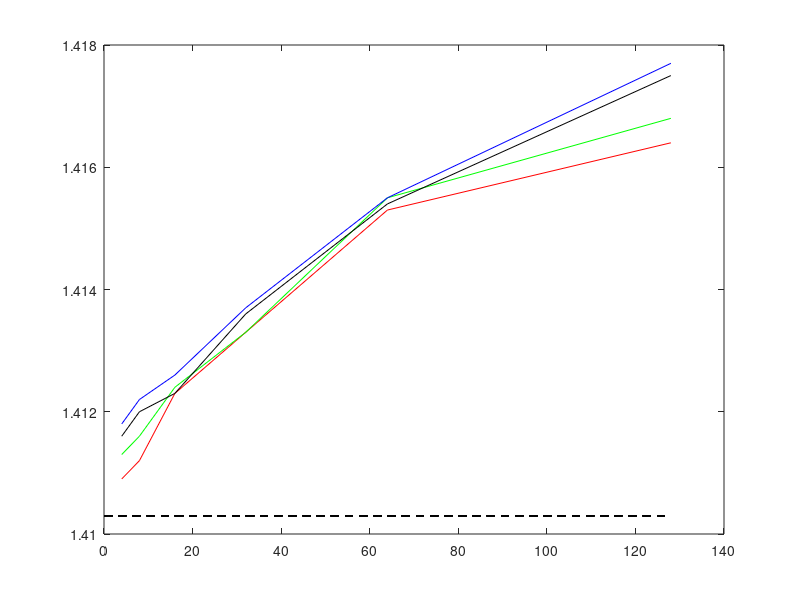

Write the MATLAB code that produced this figure. (Note: this script raises an error after producing the figure.)
clear;
clf;
bufferSize = [4 8 16 32 64 128];

% vortex table size 128
x = 0:1:128;

vortex_IPC512 = [1.4109 1.4112 1.4123 1.4133 1.4153 1.4164];
vortex_IPC256 = [1.4113 1.4116 1.4124 1.4133 1.4155 1.4168];
vortex_IPC128 = [1.4116 1.412 1.4123 1.4136 1.4154 1.4175];
vortex_IPC64 = [1.4118 1.4122 1.4126 1.4137 1.4155 1.4177];

vortex_defaultIPC = 1.4103;
v = ones(length(x))*vortex_defaultIPC;
figure(1);
plot(bufferSize, vortex_IPC512, 'r-', ...
    bufferSize, vortex_IPC256, 'g-', ...
    bufferSize, vortex_IPC128, 'k-', ...
    bufferSize, vortex_IPC64, 'b-', ...
    x, v, 'k--');

legend('512', '256', '128', '64', 'defaultIPC', 0);
title('Vortex IPC for a stride prediction table of size 128');
xlabel('Number of Prefetch Buffer Entries');
ylabel('IPC');

gcc_IPC512 = [1.2449 1.2451 1.2455 1.246 1.2469 1.248];
gcc_IPC256 = [1.2453 1.2456 1.2459 1.2464 1.2473 1.2486];
gcc_IPC128 = [1.2456 1.2458 1.2461 1.2466 1.2475 1.2488];
gcc_IPC64 = [1.2458 1.246 1.2462 1.2467 1.2476 1.2489];

gcc_defaultIPC = 1.2435;
g = ones(length(x))*gcc_defaultIPC;

figure(2);
plot(bufferSize, gcc_IPC512, 'r-', ...
    bufferSize, gcc_IPC256, 'g-', ...
    bufferSize, gcc_IPC128, 'k-', ...
    bufferSize, gcc_IPC64, 'b-', ...
    x, g, 'k--');

legend('512', '256', '128', '64', 'defaultIPC', 0);
title('GCC IPC for a stride prediction table of size 128');
xlabel('Number of Prefetch Buffer Entries');
ylabel('IPC');